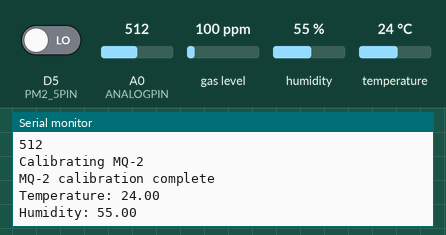
This sketch was run on a simulated ESP8266 (NodeMCU). Parts: the last lines printed to the serial monitor. The inputs (shaded band) are chosen by the test bench; at power-on: gas level 100 ppm, humidity 55 %, A0 (ANALOGPIN) = 512, temperature 24 °C, D5 (PM2_5PIN) LOW. WiFi joins after 1.5 s; servers stay silent unless stated; network time is answered at once with the bench clock; the local clock reads 2024-03-15 10:24:30 at power-on unless the sketch sets it.

Above: at 4.7 s.
4.8 s: gas level set to 20 ppm
At 5.7 s:
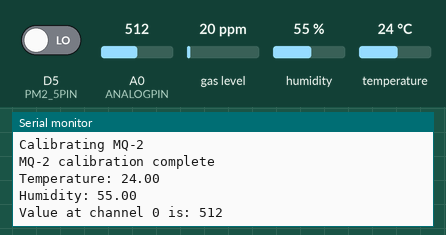
7.3 s: humidity set to 22 %
At 7.3 s:
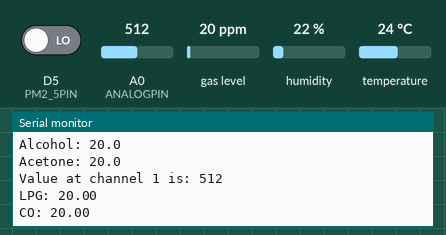
9.9 s: A0 (ANALOGPIN) set to 716
At 10.99 s:
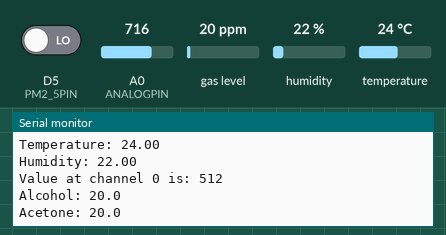
11.6 s: temperature set to 12 °C
At 12.7 s:
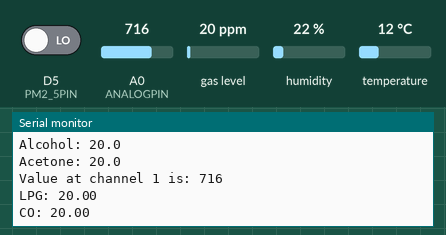
13.3 s: gas level set to 250 ppm
At 14.2 s:
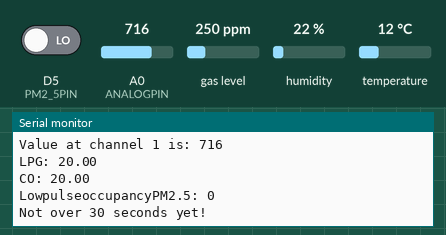
15.0 s: A0 (ANALOGPIN) set to 992
At 16.5 s:
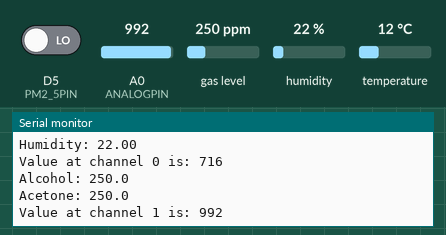
Timing chart, 0 to 17.7 s (numbered marks = the images above; inputs shaded):
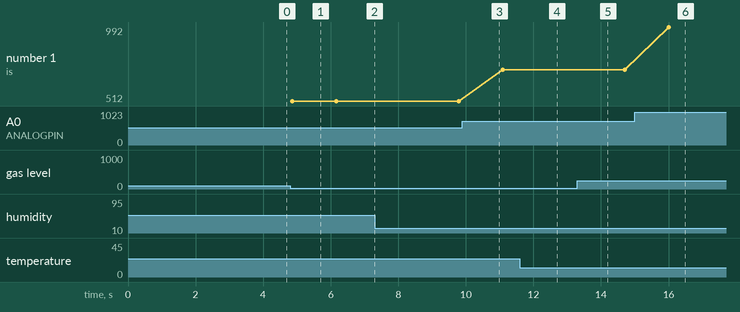

The sketch:

esp8266ProjectArduino.ino
```cpp
// Wi-Fi and Firebase connection
#include <ESP8266WiFi.h>
#include <FirebaseArduino.h>
#define WIFI_SSID "POCO X3 Pro"
#define WIFI_PASSWORD "yonghanpswd"
#define FIREBASE_HOST "group-project-esp8266-default-rtdb.asia-southeast1.firebasedatabase.app"
#define FIREBASE_AUTH "NKH6PeDAccfhdILOG7kcZgVvXOyjWzmm7YVDfvpQ"

// Internet date and time
#include <WiFiUdp.h>
#include <NTPClient.h>
WiFiUDP ntpUDP;
NTPClient timeClient(ntpUDP, "pool.ntp.org");

#define ANALOGPIN A0

// MQ-135
#include <MQUnifiedsensor.h>
#define placa "Arduino UNO"
#define Voltage_Resolution 5
#define ADC_Bit_Resolution 10
#define RatioMQ135CleanAir 3.6
MQUnifiedsensor MQ135(placa, Voltage_Resolution, ADC_Bit_Resolution, ANALOGPIN, "MQ-135");
float fltAlcohol, fltAcetone;
String alcohol, acetone;

// MQ-2
#define RatioMQ2CleanAir 9.83
MQUnifiedsensor MQ2(placa, Voltage_Resolution, ADC_Bit_Resolution, ANALOGPIN, "MQ-2");
float fltLPG, fltCO;
String LPG, CO;

//DHT-11
#include <Adafruit_Sensor.h>
#include <DHT.h>
#define DHT11PIN D4
#define DHTTYPE DHT11
DHT dht11(DHT11PIN,DHTTYPE);
float fltTemperature, fltHumidity;
String temperature, humidity;

//DSM501A
#define PM2_5PIN D5
byte buff[2];
unsigned long durationPM2_5;
unsigned long starttime;
unsigned long endtime;
unsigned long sampletime_ms = 30000;
unsigned long lowpulseoccupancyPM2_5 = 0;
float fltTimeDifference;

//Multiplexer control pins
int s0 = D0;
int s1 = D1;
int s2 = D2;
int s3 = D3;

//Multiplexer in "SIG" pin
int SIG_pin = ANALOGPIN;

void setup(){
  // Multiplexer digital pins
  pinMode(s0, OUTPUT);
  pinMode(s1, OUTPUT);
  pinMode(s2, OUTPUT);
  pinMode(s3, OUTPUT);
  digitalWrite(s0, LOW);
  digitalWrite(s1, LOW);
  digitalWrite(s2, LOW);
  digitalWrite(s3, LOW);

  Serial.begin(9600);

  // Connect to Wi-Fi and Firebase Realtime Database
  WiFi.begin(WIFI_SSID, WIFI_PASSWORD);
  Serial.print("Connecting");
  while (WiFi.status() != WL_CONNECTED) {
    Serial.print(".");
    delay(500);
  }
  Serial.println();
  Serial.print("Connected: ");
  Serial.println(WiFi.localIP());
  Firebase.begin(FIREBASE_HOST, FIREBASE_AUTH);

  // GMT-8 timezone
  timeClient.begin();
  timeClient.setTimeOffset(28800);

  // Setup DHT11 pin and set pull timings to avoid NaN readings
  dht11.begin();

  // Switch to channel 0 of multiplexer
  // and calibrate MQ-135 sensor according to MQUnifiedSensor.h library example
  Serial.println(readMux(0));
  delay(1000);
  Serial.println("Calibrating MQ-135");
  // Math model for PPM calculation
  MQ135.setRegressionMethod(1);
  // Configure pin as input
  MQ135.init();
  // Resistor load of 1k Ohm
  MQ135.setRL(1);
  float calcR0MQ135 = 0;
  for(int i = 1; i<=10; i ++)
  {
    MQ135.update();
    calcR0MQ135 += MQ135.calibrate(RatioMQ135CleanAir);
  }
  if(isinf(calcR0MQ135)) {
    Serial.println("Warning: Connection issue, R0 for MQ-135 is infinite");
    while(1);
  }
  if(calcR0MQ135 == 0){
    Serial.println("Warning: Connection issue, R0 for MQ-135 is zero");
    while(1);
  }
  MQ135.setR0(calcR0MQ135/10);
  Serial.println("MQ-135 calibration complete");

  // Switch to channel 1 of multiplexer
  // and calibrate MQ-2 sensor according to MQUnifiedSensor.h library example
  Serial.println(readMux(1));
  delay(1000);
  Serial.println("Calibrating MQ-2");
  // Math model for PPM calculation
  MQ2.setRegressionMethod(1);
  // Configure pin as input
  MQ2.init();
  // Resistor load of 1k Ohm
  MQ2.setRL(1);
  float calcR0MQ2 = 0;
  for(int i = 1; i<=10; i ++)
  {
    MQ2.update();
    calcR0MQ2 += MQ2.calibrate(RatioMQ2CleanAir);
  }
  if(isinf(calcR0MQ2)) {
    Serial.println("Warning: Connection issue, R0 for MQ-2 is infinite");
    while(1);
  }
  if(calcR0MQ2 == 0){
    Serial.println("Warning: Connection issue, R0 for MQ-2 is zero");
    while(1);
  }
  MQ2.setR0(calcR0MQ2/10);
  Serial.println("MQ-2 calibration complete");

  // Begin DSM501A start timer count
  pinMode(PM2_5PIN,INPUT);
  starttime = millis();
}

void loop(){
  // Get latest Internet date and time
  timeClient.update();
  time_t epochTime = timeClient.getEpochTime();
  struct tm *ptm = gmtime ((time_t *)&epochTime);
  int monthDay = ptm->tm_mday;
  int currentMonth = ptm->tm_mon+1;
  int currentYear = ptm->tm_year+1900;
  String date = String(currentYear) + "-" + String(currentMonth) + "-" + String(monthDay);
  String time = timeClient.getFormattedTime();

  // Prevent 1970-1-1 epoch date from being added to Firebase Realtime Database when Wi-Fi connection is unstable
  if (date != "1970-1-1"){

   // DHT11
   delay(1000);
   fltTemperature = dht11.readTemperature();
   fltHumidity = dht11.readHumidity();
   temperature = String(fltTemperature);
   humidity = String(fltHumidity);

   Serial.println("Temperature: " + temperature);
   Serial.println("Humidity: " + humidity);

   // Only send temperature and humidity data to Firebase Realtime Databse if not NaN
   if(!isnan(fltTemperature)){
       String firebaseTemperature = "/DHT11/Temperature/" + date + "/" + time + "/";
       Firebase.pushString(firebaseTemperature,temperature);
   }
   if(!isnan(fltHumidity)){
      String firebaseHumidity = "/DHT11/Humidity/" + date + "/" + time + "/";
      Firebase.pushString(firebaseHumidity, humidity);
   }

  for(int i = 0; i < 2; i ++){
    // Channel 0
    if (i == 0){
      //MQ-135
      Serial.print("Value at channel 0 is: ");
      // Switch to channel 0 of multiplexer
      Serial.println(readMux(0));
      delay(1000);
      // Read voltage from analog pin
      MQ135.update();

      // Equation models for alcohol and acetone provided by MQUnifiedSensor.h library example
      MQ135.setA(77.255); MQ135.setB(-3.18);
      // Read PPM concentrations using provided equation model
      fltAlcohol = MQ135.readSensor();
      MQ135.setA(34.668); MQ135.setB(-3.369);
      fltAcetone = MQ135.readSensor();

      // 1 decimal place
      alcohol = String(fltAlcohol, 1);
      acetone = String(fltAcetone, 1);

      Serial.println("Alcohol: " + alcohol);
      Serial.println("Acetone: " + acetone);

      String firebaseAlcohol = "/MQ135/Alcohol/" + date + "/" + time + "/";
      String firebaseAcetone = "/MQ135/Acetone/" + date + "/" + time + "/";

      Firebase.pushString(firebaseAlcohol, alcohol);
      Firebase.pushString(firebaseAcetone, acetone);
    }

    // Channel 1
    if (i == 1){
      //MQ-2
      Serial.print("Value at channel 1 is: ");
      // Switch to channel 1 of multiplexer
      Serial.println(readMux(1));
      delay(1000);
      // Read voltage from analog pin
      MQ2.update();

      // Equation models for LPG and CO provided by MQUnifiedSensor.h library example
      MQ2.setA(574.25); MQ2.setB(-2.222);
      // Read PPM concentrations using provided equation model
      fltLPG = MQ2.readSensor();
      MQ2.setA(36974); MQ135.setB(-3.109);
      fltCO = MQ135.readSensor();

      Serial.print("LPG: ");
      Serial.println(fltLPG);
      Serial.print("CO: ");
      Serial.println(fltCO);

      // 1 decimal place
      LPG = String(fltLPG, 1);
      CO = String(fltCO, 1);

      String firebaseLPG = "/MQ2/LPG/" + date + "/" + time + "/";
      String firebaseCO = "/MQ2/CO/" + date + "/" + time + "/";

      Firebase.pushString(firebaseLPG, LPG);
      Firebase.pushString(firebaseCO, CO);
    }
  }

    durationPM2_5 = pulseIn(PM2_5PIN, LOW);
    lowpulseoccupancyPM2_5 += durationPM2_5;

    endtime = millis();
    Serial.print("LowpulseoccupancyPM2.5: ");
    Serial.println(lowpulseoccupancyPM2_5);

    // Calculate the ratio only after 30 seconds have passed
    if ((endtime-starttime) > sampletime_ms)
    {
      float fltPM2_5 = calculateConcentration(lowpulseoccupancyPM2_5,30);
      // convert mg/m3 to µg/m3
      fltPM2_5 = fltPM2_5 * 1000;
      Serial.print("PM2.5 µg/m3: ");
      Serial.println(fltPM2_5);
      String PM2_5 = String(fltPM2_5);

      // Reset DSM501A added-up pulse data
      lowpulseoccupancyPM2_5 = 0;
      starttime = millis();

      if (fltPM2_5 >= 0.00){
        String firebasePM2_5 = "/DSM501A/PM25/" +  date + "/" + time + "/";
        Firebase.pushString(firebasePM2_5, PM2_5);
      }
       // Send 0.00 µg/m3 as DSM501A PM2.5 data if under 0.00 µg/m3
      else{
        String firebasePM2_5 = "/DSM501A/PM25/" +  date + "/" + time + "/";
        Firebase.pushString(firebasePM2_5, "0.00");
      }
    }
    else{
      Serial.println("Not over 30 seconds yet!");
    }
  }
}

// Switch between multiplexer channels and read multiplexed input
int readMux(int channel){
  int controlPin[] = {s0, s1, s2, s3};
  int muxChannel[2][4]={
    {0,0,0,0}, //Channel 0
    {1,0,0,0}, //Channel 1
  };

  //Loop through the 4 sig
  for(int i = 0; i < 4; i ++){
    digitalWrite(controlPin[i], muxChannel[channel][i]);
  }

  //Read value at the SIG pin
  int val = analogRead(SIG_pin);

  //Return value at the SIG pin
  return val;
}

// Calculate DSM501A readings
float calculateConcentration(long lowpulseInMicroSeconds, long durationinSeconds){
// Calculate the ratio
  float ratio = (lowpulseInMicroSeconds/1000000.0)/30.0*100.0;
  //Calculate the mg/m3
  float concentration = 0.001915 * pow(ratio,2) + 0.09522 * ratio - 0.04884;
  return concentration;
}
```

Measured:
- after the input at 15.0 s, the serial monitor: prints a new line after 1.0 s (image 6)
- plotted number 1: 512 → 716 after the input at 9.9 s, 716 → 992 after the input at 15.0 s
